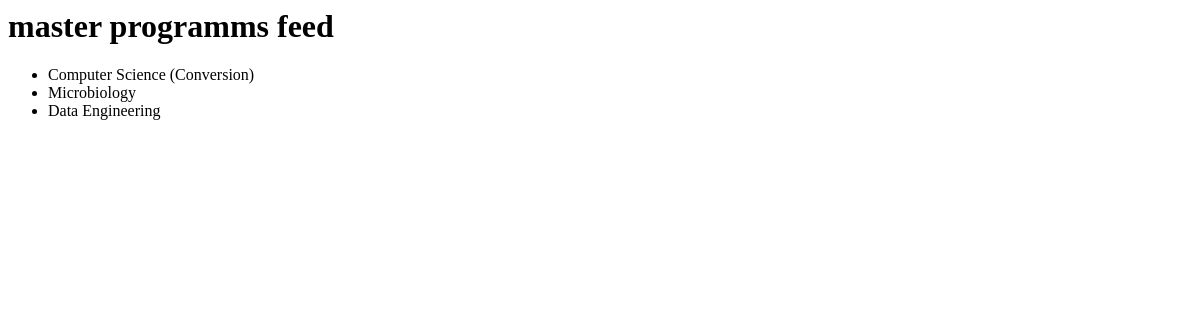
Before: /feed/ with the older database file.
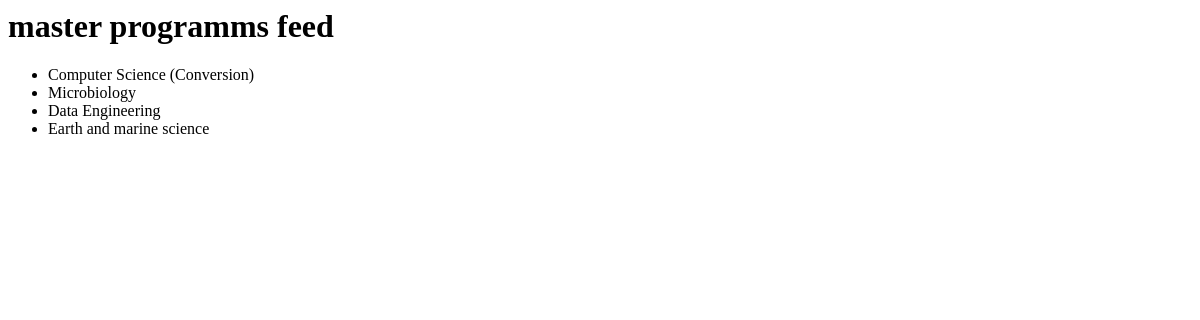
After: the same page with the newer database file.
### main/models.py (models this page shows, shortened)
class Programm(models.Model):
    name = models.CharField(max_length=200)

### main/views.py (the view)
# urls.py: path("feed/", views.feed, name="feed"),
def feed(request):
    allpr = Programm.objects.all()
    return render(request, "main/feed.html", {"allpr": allpr})

### main/templates/main/feed.html
{% extends 'main/base.html' %}
{% block content %}
    <h1>master programms feed</h1>
    <ul>
        {% for item in allpr %}
            <li>{{item.name}}</li>
        {% endfor %}
    </ul>
{% endblock %}

Changed rows visible on the page:
added Programm: name "Earth and marine science"
